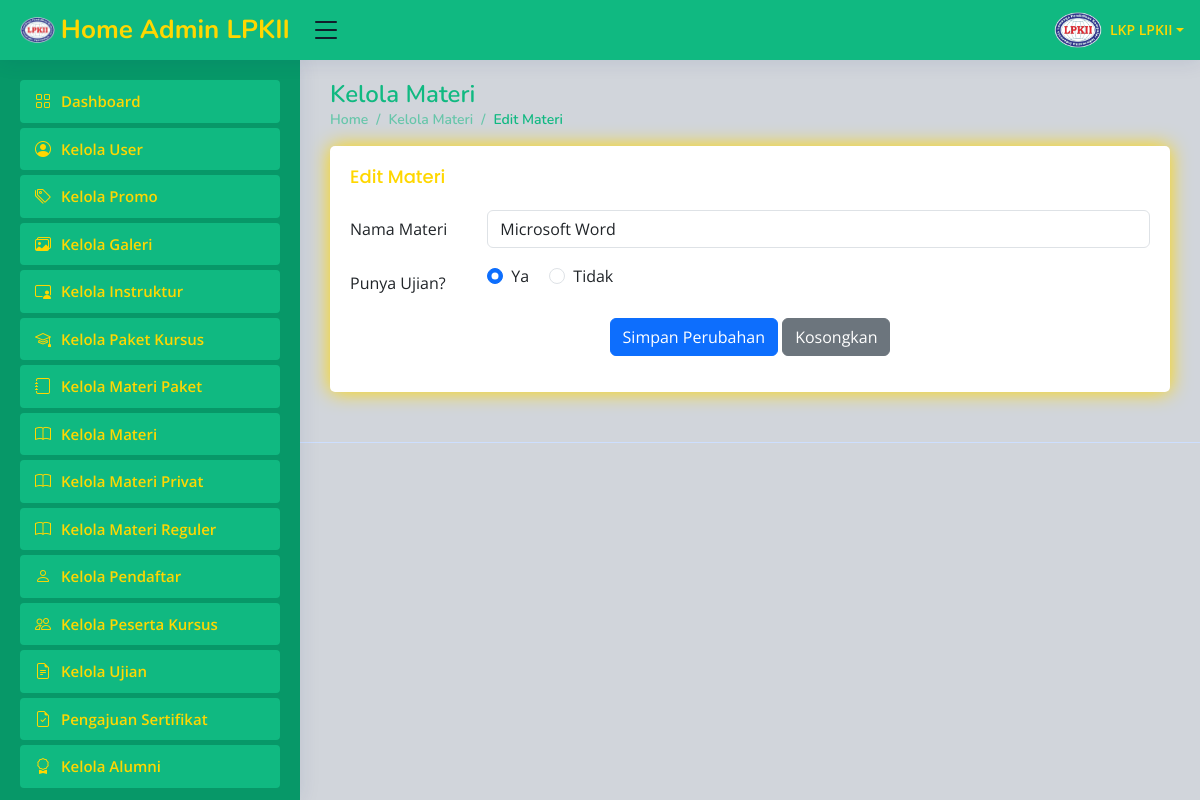
Page /dashboard.php?url=edit_materi&id_materi=17 (signed in) on the committed database.
### tables this page shows
CREATE TABLE `materi` (
  `id_materi` int(11) NOT NULL,
  `nama_materi` varchar(100) NOT NULL,
  `punya_ujian` tinyint(1) NOT NULL DEFAULT 1
);

### edit_materi.php (the view, shortened to what this page needs)
<?php
include 'koneksi.php';
$id_materi = $_GET['id_materi'] ?? 0;
$stmt = $koneksi->prepare("SELECT * FROM materi WHERE id_materi = ?");
$stmt->bind_param("i", $id_materi);
$stmt->execute();
$result = $stmt->get_result();
$data = $result->fetch_assoc();
?>
<div class="pagetitle">
    <h1>Kelola Materi</h1>
    <nav>
        <ol class="breadcrumb">
            <li class="breadcrumb-item"><a href="dashboard.php">Home</a></li>
            <li class="breadcrumb-item"><a href="dashboard.php?url=kelola_materi.php">Kelola Materi</a></li>
            <li class="breadcrumb-item active">Edit Materi</li>
        </ol>
    </nav>
</div>
<div class="card">
    <div class="card-body">
        <h5 class="card-title">Edit Materi</h5>
        <form method="post" action="simpan_materi.php">
            <div class="row mb-3">
                <label for="namaMateri" class="col-sm-2 col-form-label">Nama Materi</label>
                <div class="col-sm-10">
                    <input type="text" class="form-control" id="namaMateri"
                           name="nama_materi" value="<?= htmlspecialchars($data['nama_materi']); ?>" required>
                </div>
            </div>
            <div class="row mb-3">
                <label class="col-sm-2 col-form-label">Punya Ujian?</label>
                <div class="col-sm-10">
                    <div class="form-check form-check-inline">
                        <input class="form-check-input" type="radio" name="punya_ujian" id="punyaUjianYa" value="1"
                            <?= ($data['punya_ujian'] == 1) ? 'checked' : ''; ?>>
                        <label class="form-check-label" for="punyaUjianYa">Ya</label>
                    </div>
                    <div class="form-check form-check-inline">
                        <input class="form-check-input" type="radio" name="punya_ujian" id="punyaUjianTidak" value="0"
                            <?= ($data['punya_ujian'] == 0) ? 'checked' : ''; ?>>
                        <label class="form-check-label" for="punyaUjianTidak">Tidak</label>
                    </div>
                </div>
            </div>
            <div class="text-center">
                <button type="submit" class="btn btn-primary">Simpan Perubahan</button>
                <button type="reset" class="btn btn-secondary">Kosongkan</button>
            </div>
        </form>
    </div>
</div>

### assets/css/main2.css (style rules this page uses)
:root { scroll-behavior: smooth; }
body { font-family: "Open Sans", sans-serif; background: #D1D5DB; color: #111827; }
a { color: #FFD700; text-decoration: none; }
h1, h2, h3, h4, h5, h6 { font-family: "Nunito", sans-serif; }
.pagetitle { margin-bottom: 10px; }
.pagetitle h1 { font-size: 24px; margin-bottom: 0; font-weight: 600; color: #10B981; }
.card { margin-bottom: 30px; border: none; border-radius: 5px; box-shadow: 0px 0 20px #FFD700; }
.card-title { padding: 20px 0 15px 0; font-size: 18px; font-weight: 500; color: #FFD700; font-family: "Poppins", sans-serif; }
.card-body { padding: 0 20px 20px 20px; }
.breadcrumb { font-size: 14px; font-family: "Nunito", sans-serif; color: #10b9818c; font-weight: 600; }
.breadcrumb a { color: #10b9818c; transition: 0.3s; }
.breadcrumb .breadcrumb-item::before { color: #10b9818c; }
.breadcrumb .active { color: #10b981; font-weight: 600; }

### rows in the picture
materi: nama_materi "Microsoft Word", punya_ujian "☑ Ya", punya_ujian "☐ Tidak"

### other values in the picture
$_SESSION['nama'] "LKP LPKII"
